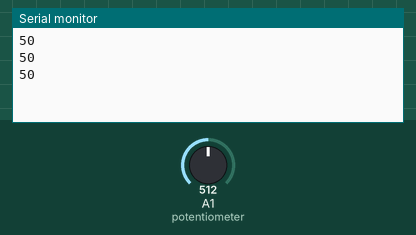
Simulated run of this sketch. Board: Arduino Uno, built with avr-gcc and run on an emulated ATmega328P. Parts: the last lines printed to the serial monitor. The inputs (shaded band) are chosen by the test bench; at power-on: A1 (potentiometer) = 512.

Above: at 1.3 s.
1.4 s: A1 (potentiometer) set to 716
At 1.9 s:
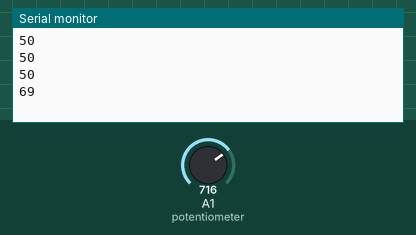
2.9 s: A1 (potentiometer) set to 900
At 3.4 s:
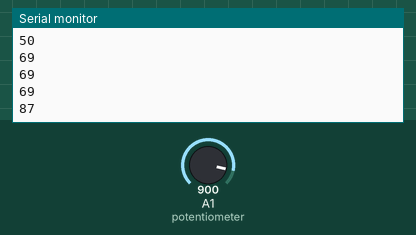
Timing chart, 0 to 5.9 s (numbered marks = the images above; inputs shaded):
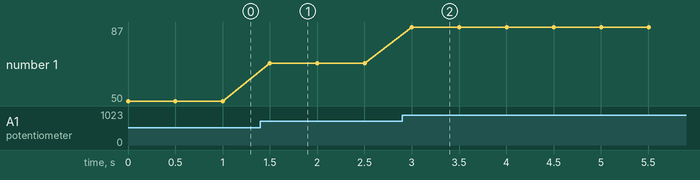

Measured:
- after the input at 1.4 s, the serial monitor: prints a new line after 0.10 s (image 1)
- after the input at 2.9 s, the serial monitor: prints a new line after 0.10 s (image 2)
- plotted number 1: 50 → 69 after the input at 1.4 s, 69 → 87 after the input at 2.9 s

The sketch:

volumeknob.ino
```cpp
/**
 *@file volumeknob.ino
 *@date 2022 - 02 - 08
 */

// Libraries

// Initialize const variables
const int potentiometer = A1;
// Initialize variables

void setup()
{
    Serial.begin(9600);
    pinMode(potentiometer, INPUT);
}

void loop()
{
    int converted = map(analogRead(potentiometer), 0, 1023, 0, 100);
    Serial.println(converted);
    delay(500);
}
```
